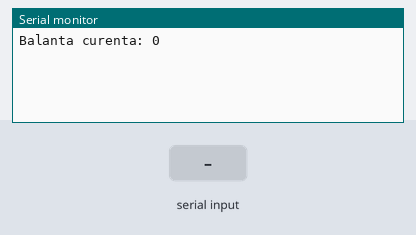
The sketch below on a simulated Arduino Uno, built with avr-gcc and run on an emulated ATmega328P. Shown: the last lines printed to the serial monitor. The inputs (shaded band) are chosen by the test bench.

Above: at 1.2 s.
1.3 s: "90,45\n" received over Serial
At 1.8 s:
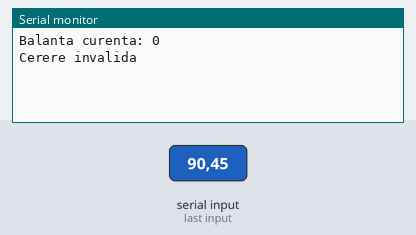
2.8 s: "d90\n" received over Serial
At 4.0 s:
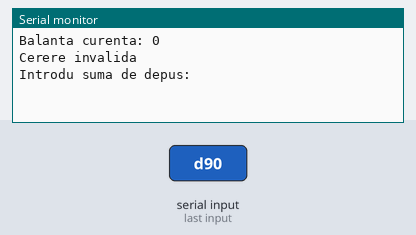
4.3 s: "30,150\n" received over Serial
At 5.5 s:
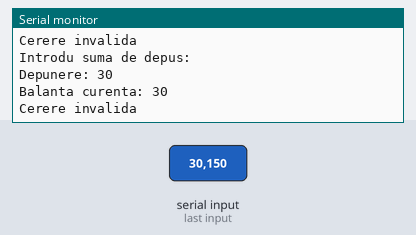
5.8 s: "r90\n" received over Serial
At 6.6 s:
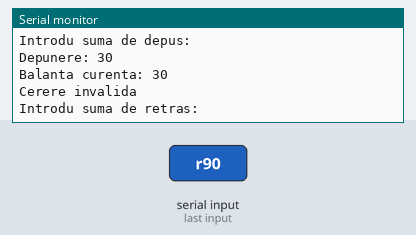
7.3 s: "0\n" received over Serial
At 8.3 s:
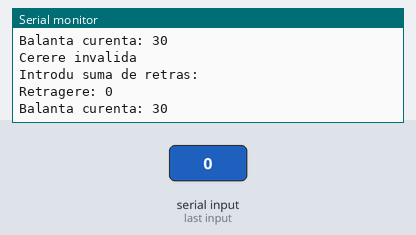

The sketch:

sketch.ino
```cpp
#include <Arduino_FreeRTOS.h>
#include <semphr.h>

volatile int balanta = 0;
SemaphoreHandle_t sem_server, sem_depunere, sem_retragere;

void taskDepunere(void *pvParameters) {
  (void) pvParameters;
  while (1) {
    //Asteapta semaforul pentru depunere
    if (xSemaphoreTake(sem_depunere, portMAX_DELAY) == pdTRUE) {
      Serial.println("Introdu suma de depus:");
      //Asteapta pana cand e introdusa suma
      while (Serial.available() == 0) {
        vTaskDelay(100 / portTICK_PERIOD_MS);
      }
      //Citeste suma depusa si caracterul '\n'
      int sumaDepusa = Serial.parseInt();
      Serial.read();
      //Verifica daca suma depusa e valida
      if (sumaDepusa < 0) {
        Serial.println("Depunere invalida");
      }
      else {
        //Actualizeaza balanta
        balanta += sumaDepusa;
        Serial.print("Depunere: ");
        Serial.println(sumaDepusa);
      }
      xSemaphoreGive(sem_server); //Elibereaza semaforul pentru server
    }
    vTaskDelay(1000 / portTICK_PERIOD_MS);
  }
}

void taskRetragere(void *pvParameters) {
  (void) pvParameters;
  while (1) {
    //Asteapta semaforul pentru retragere
    if (xSemaphoreTake(sem_retragere, portMAX_DELAY) == pdTRUE) {
      Serial.println("Introdu suma de retras:");
      //Asteapta pana cand e introdusa suma
      while (Serial.available() == 0) {
        vTaskDelay(100 / portTICK_PERIOD_MS);
      }
      //Citeste suma retrasa si caracterul '\n'
      int sumaRetrasa = Serial.parseInt();
      Serial.read();
      //Verifica daca suma retrasa e valida
      if (sumaRetrasa < 0) {
        Serial.println("Retragere invalida");
      }
      //Verifica daca balanta e suficienta
      else if (balanta >= sumaRetrasa) {
        //Actualizeaza balanta
        balanta -= sumaRetrasa;
        Serial.print("Retragere: ");
        Serial.println(sumaRetrasa);
      }
      else {
        Serial.println("Fonduri insuficiente");
      }
      xSemaphoreGive(sem_server); //Elibereaza semaforul pentru server
    }
    vTaskDelay(1000 / portTICK_PERIOD_MS);
  }
}

void taskServer(void *pvParameters) {
  (void) pvParameters;
  while (1) {
    //Asteapta semaforul pentru server
    if (xSemaphoreTake(sem_server, portMAX_DELAY) == pdTRUE) {
      Serial.print("Balanta curenta: ");
      Serial.println(balanta);
      bool valid = 0;
      //Asteapta o cerere valida ('d' pentru depunere, 'r' pentru retragere)
      while (!valid) {
        while (Serial.available() == 0) {
          vTaskDelay(100 / portTICK_PERIOD_MS);
        }
        //Citeste comanda si elibereaza bufferul
        char input = Serial.read();
        while (Serial.available() > 0) {
          Serial.read();
        }
        //Verifica daca cererea e valida
        if (input == 'd') {
          valid = 1;
          xSemaphoreGive(sem_depunere); //Elibereaza semaforul pentru depunere
        }
        else if (input == 'r') {
          valid = 1;
          xSemaphoreGive(sem_retragere); //Elibereaza semaforul pentru retragere
        }
        else {
          Serial.println("Cerere invalida");
        }
      }
    }
    vTaskDelay(1000 / portTICK_PERIOD_MS);
  }
}

void setup() {
  Serial.begin(9600);
  //Crearea semafoarelor
  sem_server = xSemaphoreCreateBinary();
  sem_depunere = xSemaphoreCreateBinary();
  sem_retragere = xSemaphoreCreateBinary();
  //Elibereaza initial semaforul serverului
  xSemaphoreGive(sem_server);
  //Crearea task-urilor
  xTaskCreate(taskServer, "Server", 128, NULL, 1, NULL);
  xTaskCreate(taskDepunere, "Depunere", 128, NULL, 1, NULL);
  xTaskCreate(taskRetragere, "Retragere", 128, NULL, 1, NULL);
}

void loop() {
}
```

Measured:
- after the input at 1.3 s, the serial monitor: prints a new line after 0.05 s (image 1)
- after the input at 2.8 s, the serial monitor: prints a new line after 0.08 s (image 2)
- after the input at 4.3 s, the serial monitor: prints a new line at once (image 3)
- after the input at 5.8 s, the serial monitor: prints a new line after 0.06 s (image 4)
- after the input at 7.3 s, the serial monitor: prints a new line after 0.09 s (image 5)
